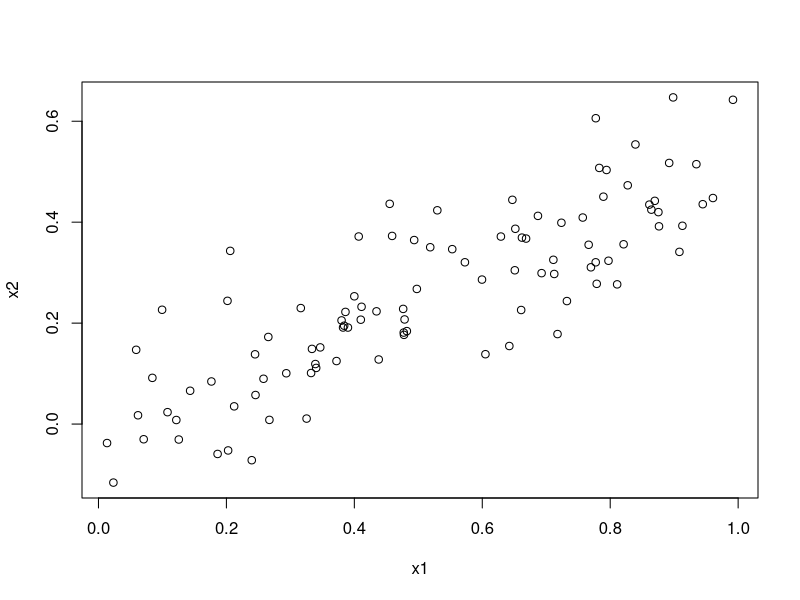
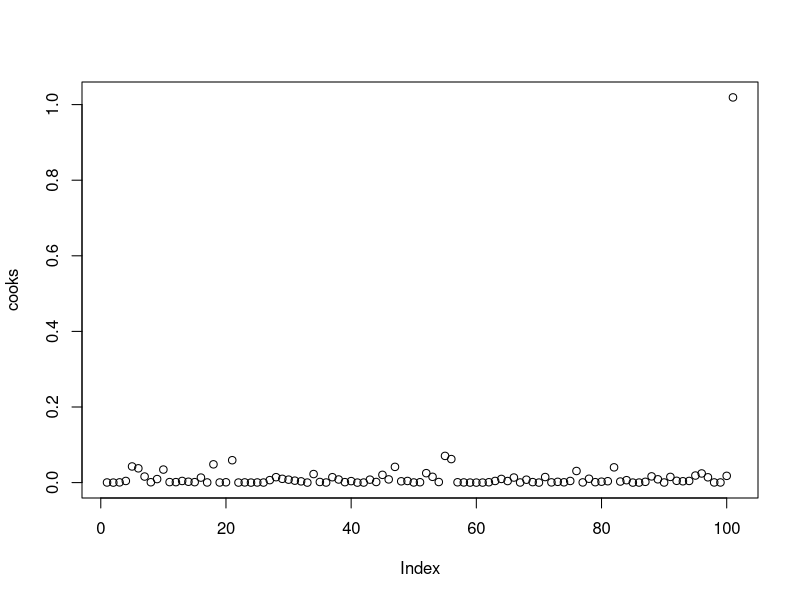
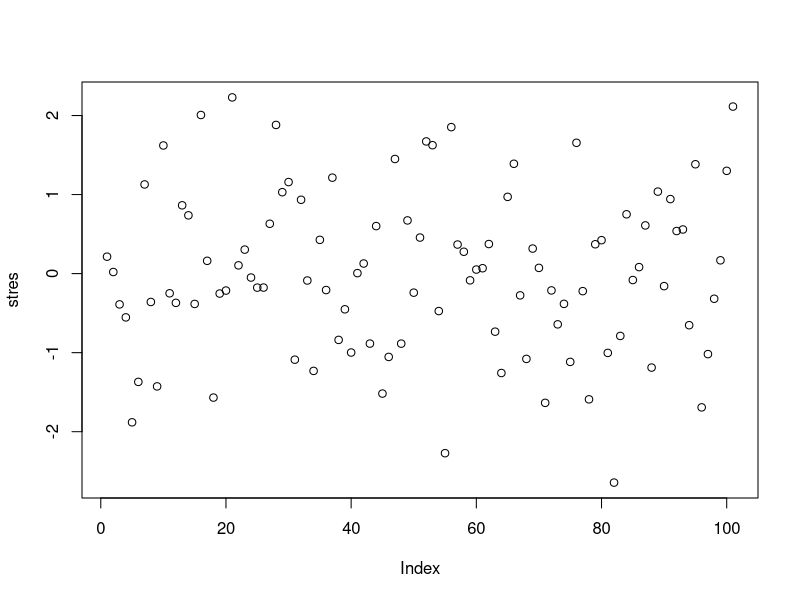
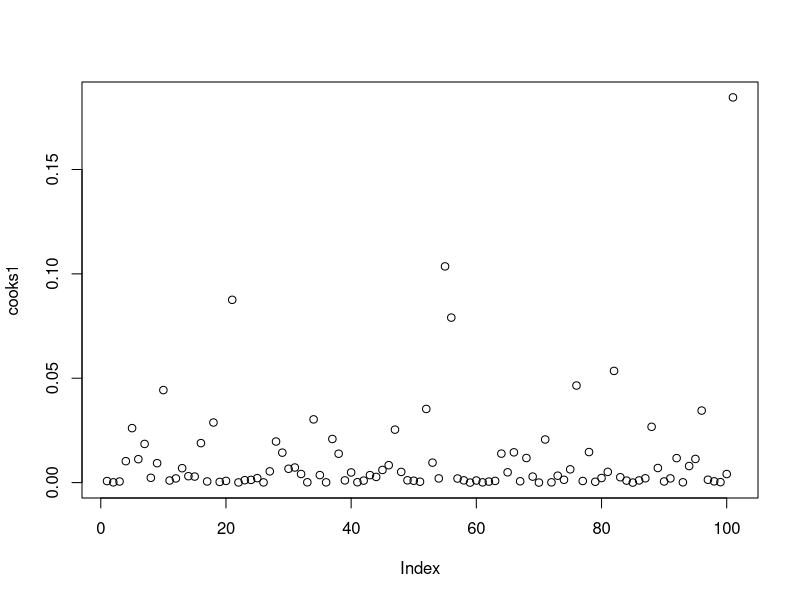
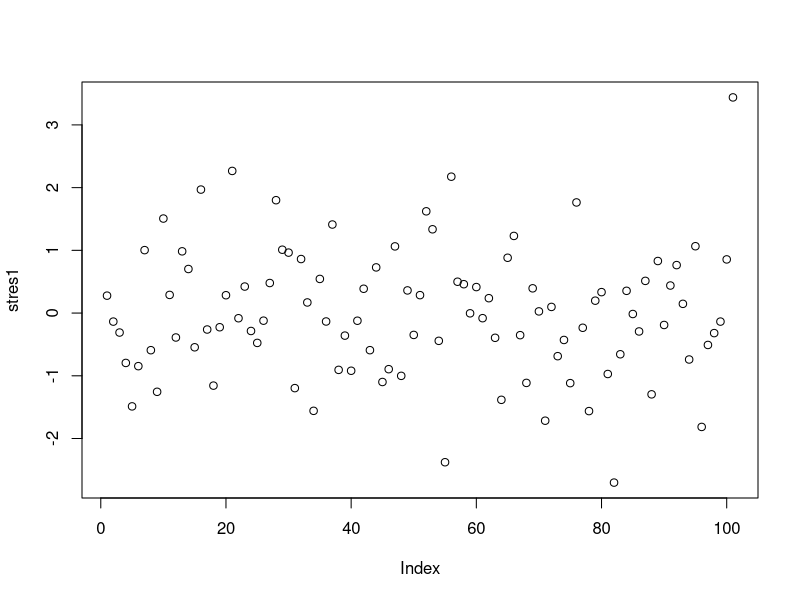
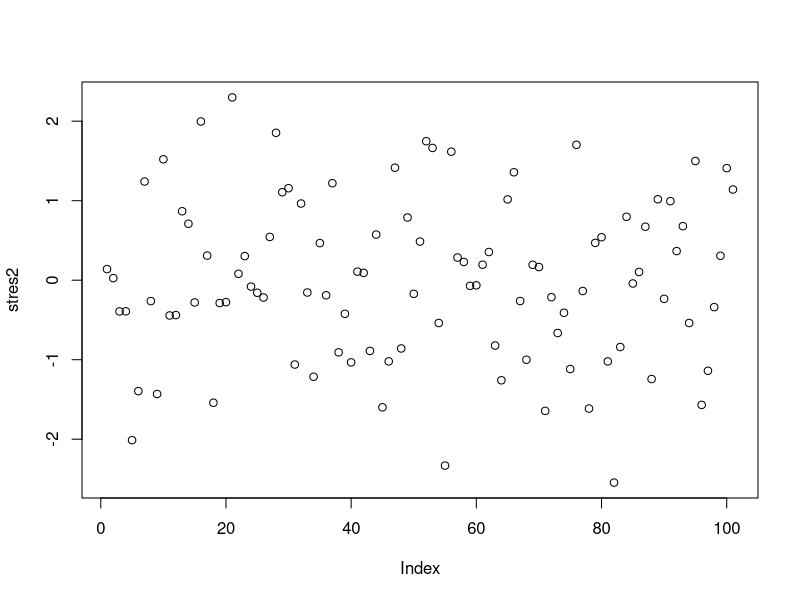
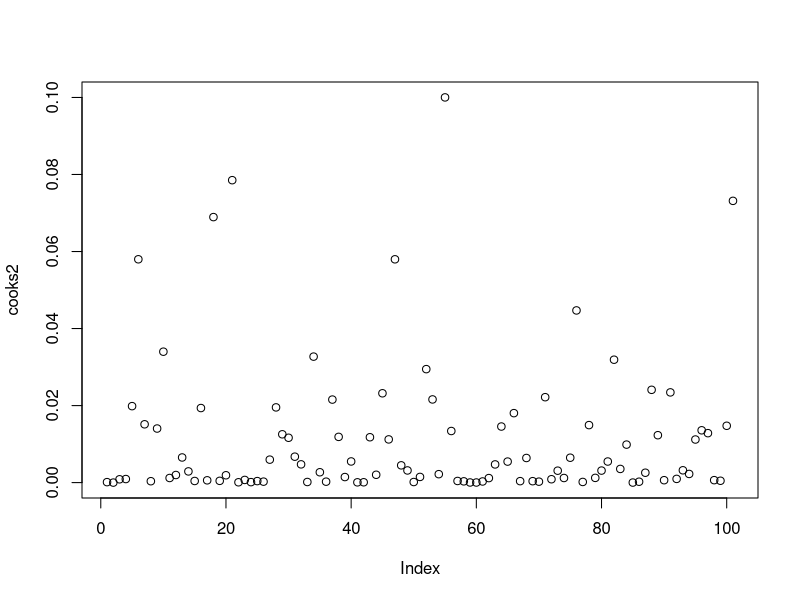
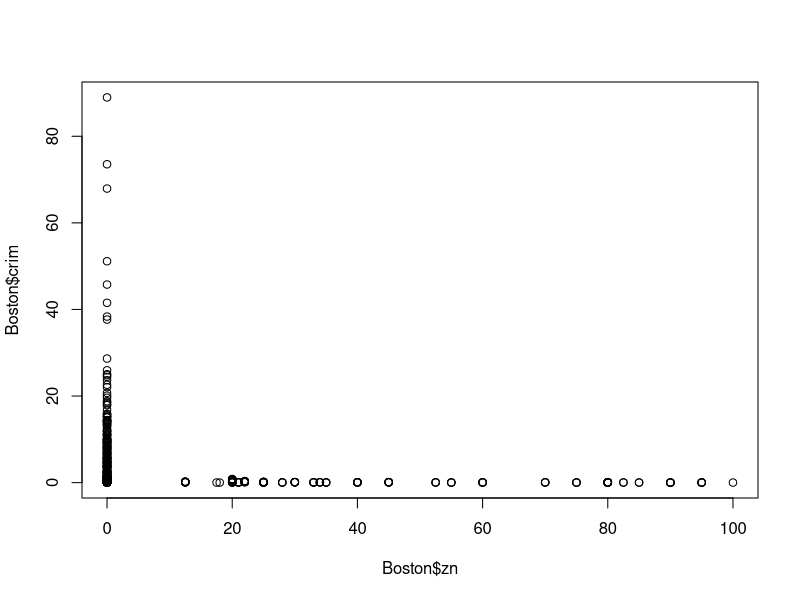

The R script that drew these images, in order:
## ---- chunk 1
set.seed(1)
x1=runif(100)
x2=0.5*x1+rnorm(100)/10
y=2+2*x1+0.3*x2+rnorm(100)
## ---- chunk 2
cor(x1,x2)
plot(x1,x2)
## ---- chunk 3
model1=lm(y~x1+x2)
summary(model1)
## ---- chunk 4
model2=lm(y~x1)
summary(model2)
## ---- chunk 5
model3=lm(y~x2)
summary(model3)
## ---- chunk 6
x1=c(x1,0.1)
x2=c(x2,0.8)
y=c(y,6)

modg=lm(y~x1+x2)
summary(modg)
summary(model1)

model4=lm(y~x1)
summary(model4)
summary(model2)

model5=lm(y~x2)
summary(model5)
summary(model3)

library(MASS)
stres=studres(modg)
cooks=cooks.distance(modg)
plot(cooks)
plot(stres)
cooks1=cooks.distance(model4)
plot(cooks1)
stres1=studres(model4)
plot(stres1)
stres2=studres(model5)
plot(stres2)
cooks2=cooks.distance(model5)
plot(cooks2)
## ---- chunk 7
set.seed(1)
n=25
x=rnorm(25,0,1)
e=rnorm(25,0,1)
y=exp(x)+e

## ---- chunk 8
model4=lm(y~x)
summary(model4)
model5=lm(y~x+I(x^2))
summary(model5)
model6=lm(y~x+I(x^2)+I(x^3))
summary(model6)
model7=lm(y~x+I(x^2)+I(x^3)+I(x^4))
summary(model7)
## ---- chunk 9
n=500
x=rnorm(n,0,1)
e=rnorm(n,0,1)
y=exp(x)+e
x2=x^2
x3=x^3
x4=x^4
## ---- chunk 10
yhat= 1.5 + 1.06*x + e
mse=(sum((y-yhat)^2))/500
mse

yhat1=0.91 +1.38*x+0.6*x2+e  
mse1=(sum((y-yhat1)^2))/500
mse1

yhat2=0.91  + 1.47*x + 0.56*x2 + (-0.04)*x3 + e
mse2=(sum((y-yhat2)^2))/500
mse2

yhat3=0.88 + 1.48*x + 0.68*x2 + (-0.06)*x3 + (-0.03)*x4 + e
mse3=(sum((y-yhat3)^2))/500
mse3
## ---- chunk 11
library(MASS)
data(Boston)
?Boston

modz=lm(crim~zn, data = Boston)
summary(modz)

modi=lm(crim~indus, data = Boston)
summary(modi)

modc=lm(crim~chas, data = Boston)
summary(modc)

modn=lm(crim~nox, data = Boston)
summary(modn)

modr=lm(crim~rm, data = Boston)
summary(modr)

moda=lm(crim~age, data = Boston)
summary(moda)

modd=lm(crim~dis, data=Boston)
summary(modd)

modra=lm(crim~rad, data = Boston)
summary(modra)

modt=lm(crim~tax, data = Boston)
summary(modt)

modp=lm(crim~ptratio, data = Boston)
summary(modp)

modb=lm(crim~black, data = Boston)
summary(modb)

modl=lm(crim~lstat, data = Boston)
summary(modl)

modm=lm(crim~medv, data = Boston)
summary(modm)

plot(Boston$zn,Boston$crim)
plot(Boston$indus,Boston$crim)
plot(Boston$chas,Boston$crim)
plot(Boston$nox,Boston$crim)
plot(Boston$rm,Boston$crim)
plot(Boston$age,Boston$crim)
plot(Boston$dis,Boston$crim)
plot(Boston$rad,Boston$crim)
plot(Boston$tax,Boston$crim)
plot(Boston$ptratio,Boston$crim)
plot(Boston$black,Boston$crim)
plot(Boston$lstat,Boston$crim)
plot(Boston$medv,Boston$crim)
## ---- chunk 12
bmodel=lm(crim~., data = Boston)
summary(bmodel)
## ---- chunk 13
simple=c(summary(modz)$coefficients[2,1], summary(modi)$coefficients[2,1], summary(modc)$coefficients[2,1], summary(modn)$coefficients[2,1], summary(modr)$coefficients[2,1], summary(moda)$coefficients[2,1], summary(modd)$coefficients[2,1], summary(modra)$coefficients[2,1], summary(modt)$coefficients[2,1], summary(modp)$coefficients[2,1], summary(modb)$coefficients[2,1], summary(modl)$coefficients[2,1], summary(modm)$coefficients[2,1])

multi=c(summary(bmodel)$coefficients[,1])
multi2=multi[2:14]

plot(simple,multi2)
## ---- chunk 14
lcrim=log(Boston$crim)
bmodel2=lm(lcrim~., data = Boston)
cook=cooks.distance(bmodel2)
library(lmtest)
bptest(bmodel2)


struesb=studres(bmodel2)
bmodel3=lm(lcrim~., data = Boston)
shapiro.test(bmodel3$residuals)
qqnorm(bmodel3$residuals)
qqline(bmodel3$residuals)

cooks3=cooks.distance(bmodel3)
plot(cooks3)
